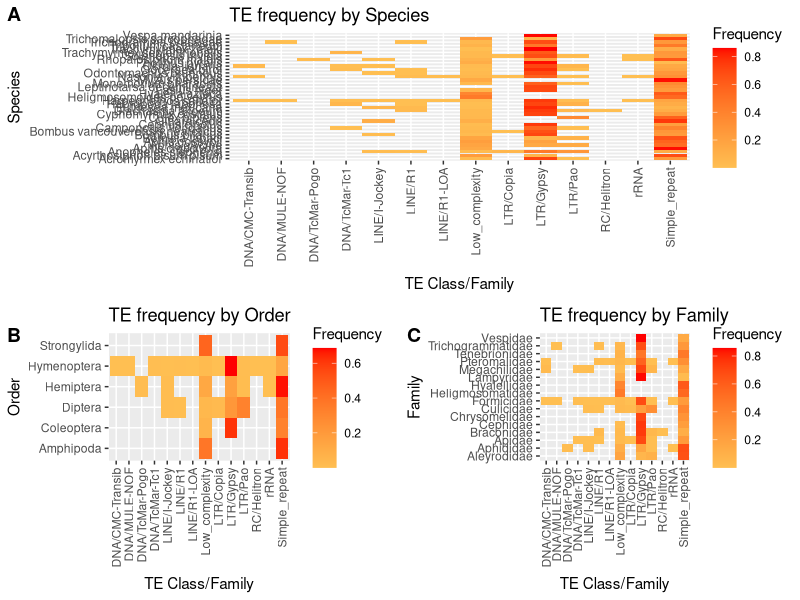

R code for this plot:
library('ggplot2')
library('dplyr')
library('stringr')
library('ggpubr')

setwd('.')

repeat_results <- read.csv('./files/repeatmasker_info.csv', header = TRUE)
#create length column with length of TE
repeat_results$len <- (repeat_results$end - repeat_results$begin) + 1
#create taxonomy column to order rows
repeat_results$taxonomy <- str_c(repeat_results$order,'/',repeat_results$family,'/',repeat_results$specie)
#check
head(repeat_results)

##SPECIE PLOT
#create frequency of each row by specie-element-class/family
repeat_results_specie <- repeat_results %>%
  group_by(specie) %>%
  #group_by(sequence, .add=TRUE) %>% #considering all elements remain a lot of information for heatmap
  mutate(Tlen= sum(len)) %>%
  mutate(freq=paste0(round(len/Tlen,4))) %>%
  mutate(freq=as.numeric(freq))  %>%
  group_by(class.family, .add=TRUE) %>%
  mutate(freq.class= sum(freq)) %>%
  distinct(specie,class.family, .keep_all = TRUE)
#check
head(repeat_results_specie)
#order of DF based on taxonomy
#repeat_results$specie <- factor(repeat_results$taxonomy, levels=unique(repeat_results$taxonomy), order=TRUE)
##made plot
hm_spe <- ggplot(repeat_results_specie, aes(class.family, specie, fill = freq.class)) + geom_tile() + theme(axis.text.x = element_text(
  angle = 90,
  hjust = 1,
  vjust = 0.5)) +
  scale_fill_gradient(low = "#ffbf52", high = "red") +
  ggtitle("TE frequency by Species") + 
  ylab("Species") + 
  xlab("TE Class/Family") +
  labs(fill="Frequency")

##FAMILY PLOT
#create frequency of each row by specie-element-class/family
repeat_results_family <- repeat_results %>%
  group_by(family) %>%
  #group_by(sequence, .add=TRUE) %>% #considering all elements remain a lot of information for heatmap
  mutate(Tlen= sum(len)) %>%
  mutate(freq=paste0(round(len/Tlen,4))) %>%
  mutate(freq=as.numeric(freq))  %>%
  group_by(class.family, .add=TRUE) %>%
  mutate(freq.class= sum(freq)) %>%
  distinct(family,class.family, .keep_all = TRUE)
#check
head(repeat_results_family)
#order of DF based on taxonomy
#repeat_results$specie <- factor(repeat_results$taxonomy, levels=unique(repeat_results$taxonomy), order=TRUE)
##made plot
hm_fam <- ggplot(repeat_results_family, aes(class.family, family, fill = freq.class)) + geom_tile() + theme(axis.text.x = element_text(
  angle = 90,
  hjust = 1,
  vjust = 0.5)) +
  scale_fill_gradient(low = "#ffbf52", high = "red")  +
  ggtitle("TE frequency by Family") + 
  ylab("Family") + 
  xlab("TE Class/Family") +
  labs(fill="Frequency")

##ORDER PLOT
#create frequency of each row by specie-element-class/family
repeat_results_order <- repeat_results %>%
  group_by(order) %>%
  #group_by(sequence, .add=TRUE) %>% #considering all elements remain a lot of information for heatmap
  mutate(Tlen= sum(len)) %>%
  mutate(freq=paste0(round(len/Tlen,4))) %>%
  mutate(freq=as.numeric(freq))  %>%
  group_by(class.family, .add=TRUE) %>%
  mutate(freq.class= sum(freq)) %>%
  distinct(order,class.family, .keep_all = TRUE)
#check
head(repeat_results_order)
#order of DF based on taxonomy
#repeat_results$specie <- factor(repeat_results$taxonomy, levels=unique(repeat_results$taxonomy), order=TRUE)
##made plot
hm_order <- ggplot(repeat_results_order, aes(class.family, order, fill = freq.class)) + geom_tile() + theme(axis.text.x = element_text(
  angle = 90,
  hjust = 1,
  vjust = 0.5)) +
  scale_fill_gradient(low = "#ffbf52", high = "red")  +
  ggtitle("TE frequency by Order") + 
  ylab("Order") + 
  xlab("TE Class/Family") +
  labs(fill="Frequency")

##Creating figure
ggarrange(hm_spe,
          ggarrange(hm_order, hm_fam, ncol = 2, labels = c("B","C"), vjust = 3),
          nrow = 2,
          labels = "A")
